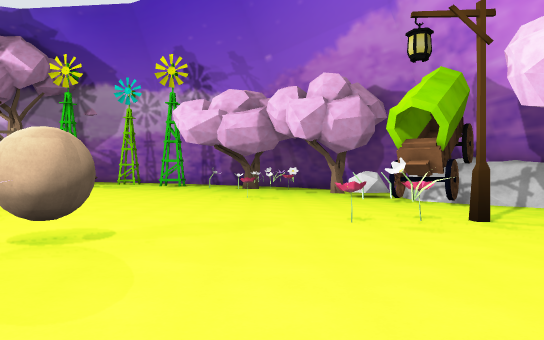
View 1 (above)

24 first-person views from a walk through a Unity game level. The camera is 1.5 m above the floor, looks level and sees 70° across. The floor is counted in squares, 2 m on a side. Each view is taken from the middle of a square. On the plan, view 1 faces up. The plan holds only what a view shows up to about 12 squares ahead; the rest is blank. The place goes on beyond the plan. Some animated figures are not drawn.

View 2
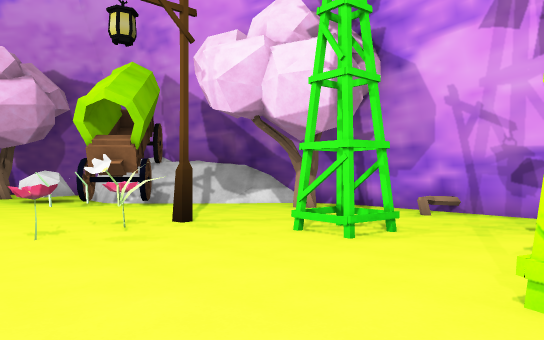

View 3
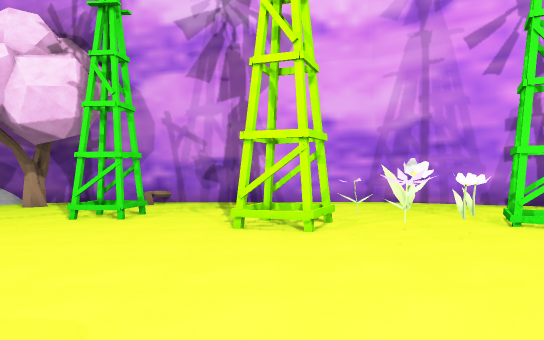

View 4
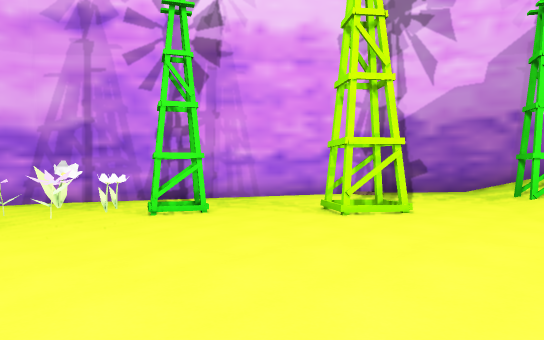

View 5
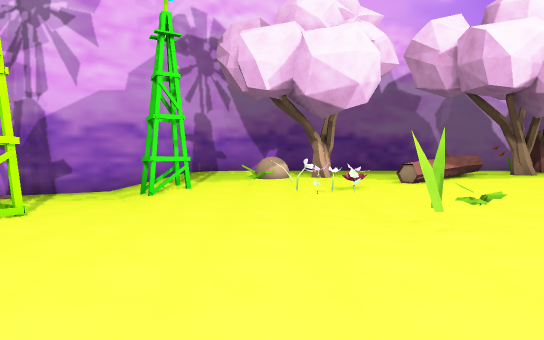

View 6
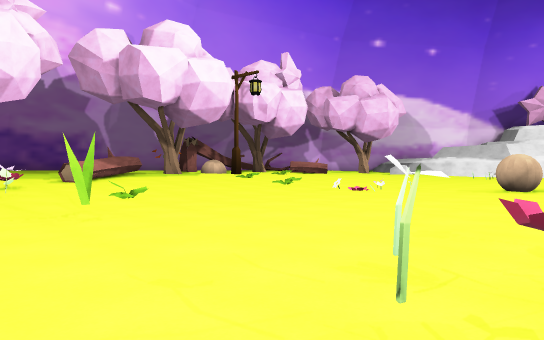

View 7
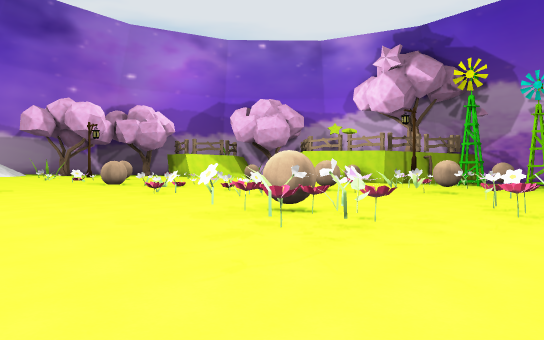

View 8
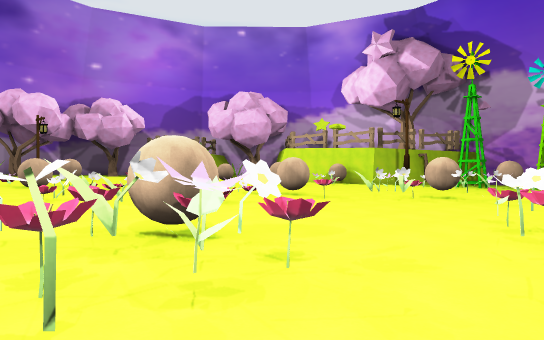

View 9
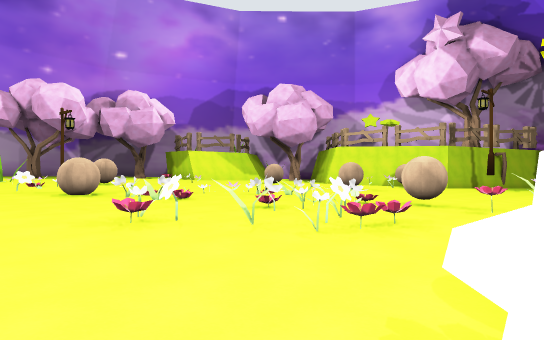

View 10
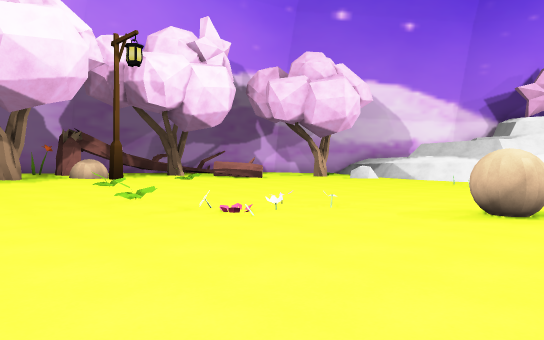

View 11
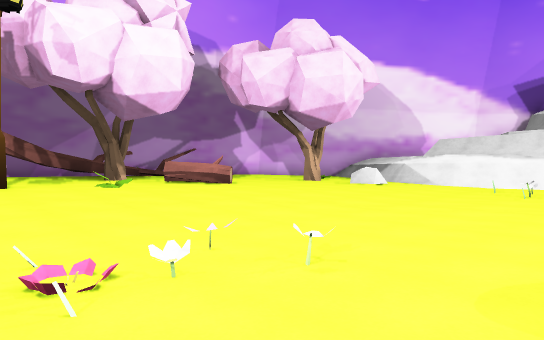

View 12
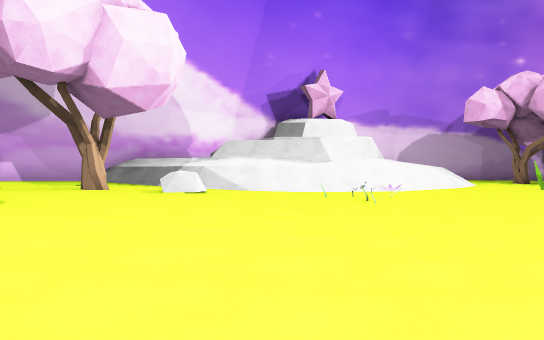

View 13
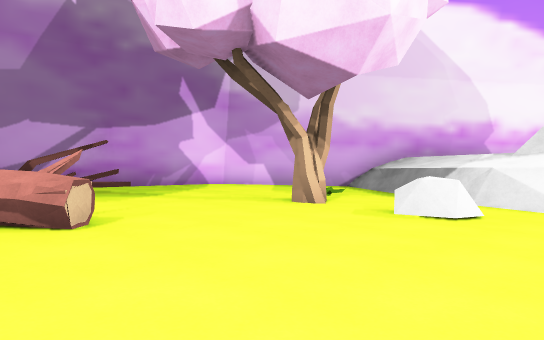

View 14
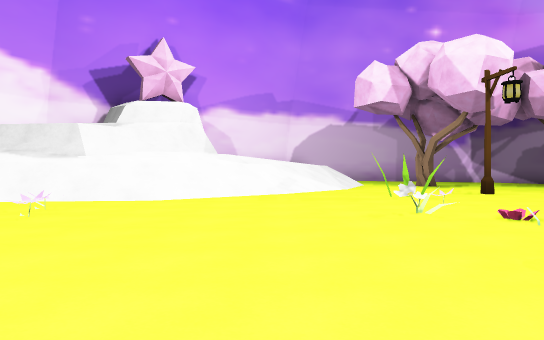

View 15
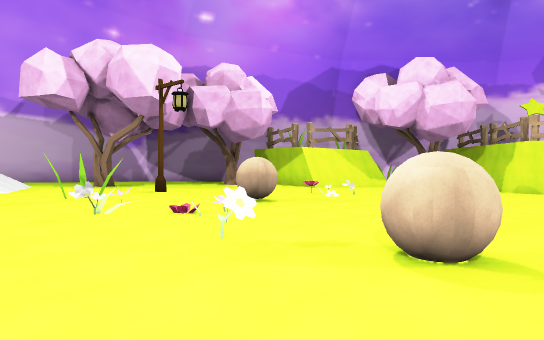

View 16
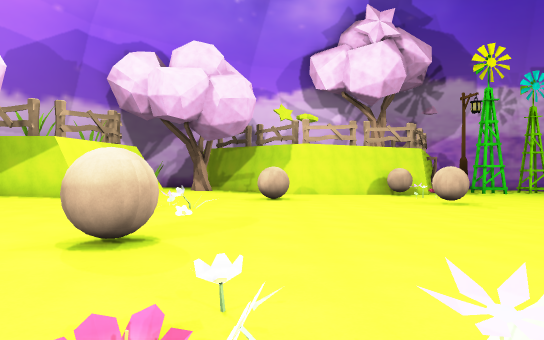

View 17
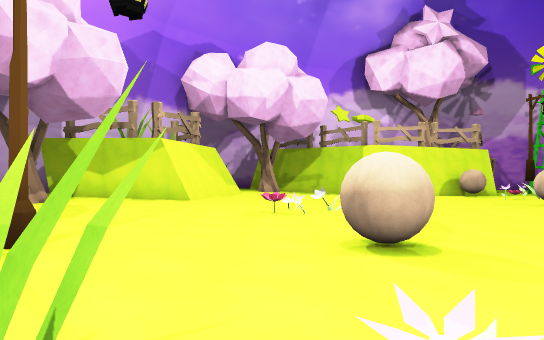

View 18
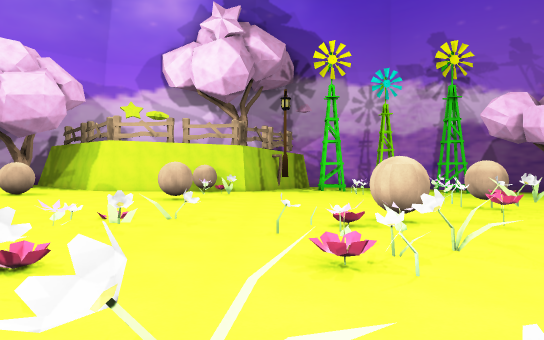

View 19
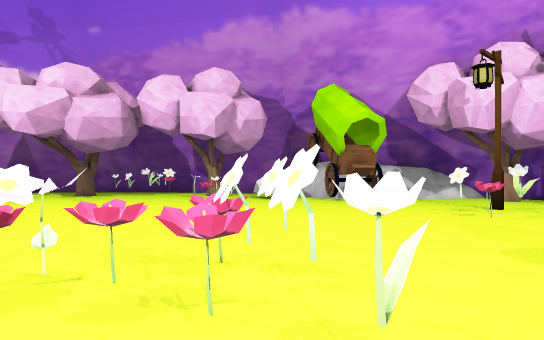

View 20
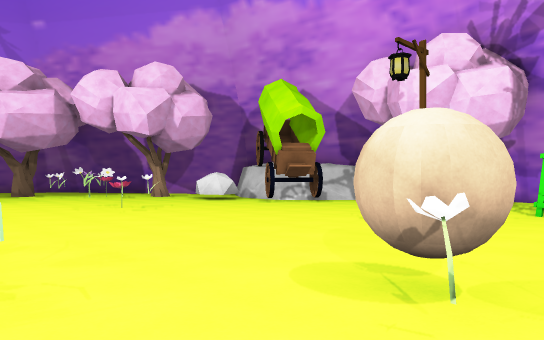

View 21
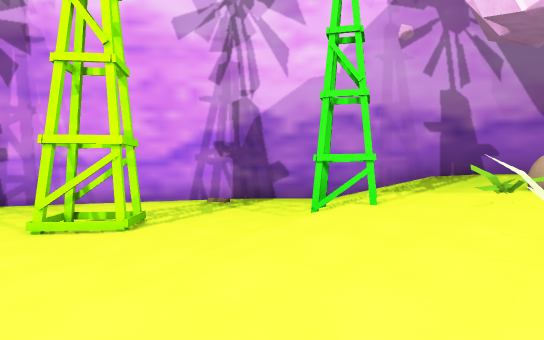

View 22
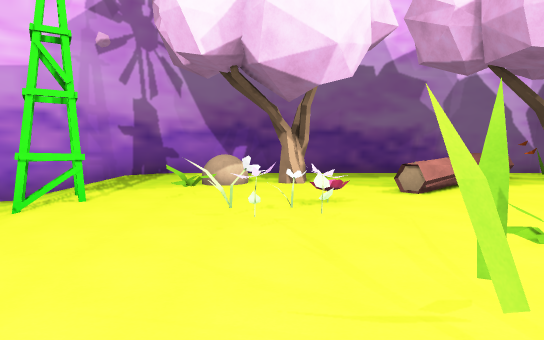

View 23
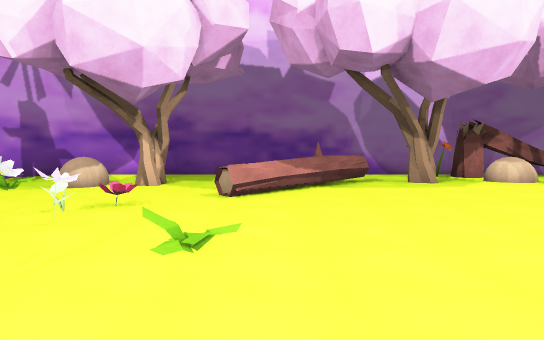

View 24
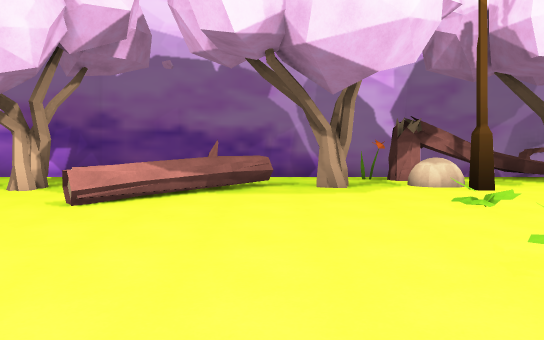

### Floor plan
Key: @ floor where view 1 was taken; # wall or solid block; . main floor; : floor 0.25 m higher than the main floor; - floor 0.25 m lower than the main floor; + floor 0.5 m higher than the main floor; _ floor 0.5 m lower than the main floor; * floor 0.75 m higher than the main floor; < floor 0.75 m lower than the main floor; % floor 1 m higher than the main floor; ( floor 1 m lower than the main floor; & floor 2.5 m higher than the main floor; $ floor 3.75 m higher than the main floor; / step, stairs or slope; = window, fence, low wall or low ledge; T tree; F flower; L lamp; B ball; W windmill; N bones; O other object.
Columns run from 30 left of view 1 to 9 right of it. Each row starts with its distance up from view 1.
 15 ###....B..-----____ ___< <<<<((  #
 14 .#........--B---___ ____ <<<<((((###
 13 :..........------___BB__ <<<<OO((((#
 12 ::...O......------OOOF__ <<<OO<(((##//#
 11 ::..OF.......-----_OF_____<<<<<<(((##//
 10 :::..O.......----B-________<<<<<(((((//
  9 ::::........OF--F--F_______<<<<<<((((((#
  8 :::::.......N..OON---___F___<<<<<<((((T(
  7 :: ::B.....OO..NFF----_FFF___<<FOFL(((((
  6 ::::::......OF..FFF---_NFF____<FF<<((((#
  5 +:::::FF...BOF...-F----_FF____<<<<<<(((#
  4 ++:::NOFNFBB...FFF------___FB__<<<WW<(##
  3 //+:::F:........F..--BFF-_ _____<<<<<<(#
  2 ///::::::..........--FFFN_  _____<<<<<<#
  1 ////::::::. ........---FF-______#W<<<  =
  0 /////:::::: ..B......------___@NOW<<  #
 -1 ##///+:::::...B.......------___FF__<<<#
 -2 #/=//+:N::::..........------________<<#
 -3 #/ #//OOO::::..FF......------___WW__<##
 -4 ## $//+O::::::.OF.......------_______#
 -5    $//+++++::::::.....O..../-W-#____##
 -6     //+++++//////O/////NN///--W____##
 -7    =/=*=*****+//////////FF///---___#
 -8 #  //***********O///++TF/O/WW----_##
 -9 ##&#=**T***T**O*L***TT /++////-- ##
-10  ###%%O%%%%TT%%%B%TTT**/TB////--##
-11    #%%%%%%% %T%%%%%% %%%%*////-##
-12    ##%%%%%# % ###%%% %%%%%%%/###
-13     ##%%%%##== %%%%% %%%%%%###
-14      ########            ###

Positions as (right, up) in squares from view 1, and headings:
1: (0, 0), facing up
2: (0, 1), facing up-right
3: (-3, 1), facing right
4: (-4, 1), facing down-right
5: (-5, 1), facing down
6: (-5, 2), facing down-left
7: (-4, -2), facing up-left
8: (-5, 1), facing up-left
9: (-9, 1), facing up-left
10: (-10, 1), facing down-left
11: (-13, -1), facing down-left
12: (-14, -5), facing left
13: (-18, -5), facing down-left
14: (-18, 1), facing left
15: (-18, 1), facing up-left
16: (-23, 3), facing up
17: (-26, 3), facing up
18: (-15, 3), facing up
19: (-7, 4), facing up-right
20: (-5, 3), facing up-right
21: (-6, -3), facing down-right
22: (-6, -2), facing down
23: (-9, -2), facing down
24: (-11, -3), facing down
